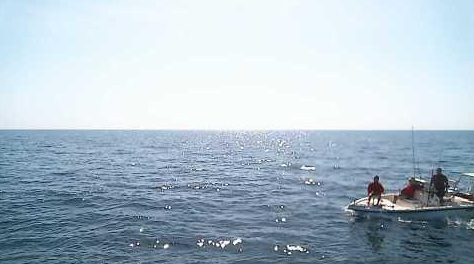
%> input picture matlabScripts/ship7.PNG, 474 x 264 px
$ octave waveAngle.m   (GNU Octave 9; MATLAB toolbox functions it lacks are replaced by stand-ins)
%> lines starting %> are read from the running program, lines starting %| are printed output that depends on the picture; in (x1, y1, x2, y2) boxes, pixels count from 0 and x2, y2 are one past the last pixel; in counts of white or black regions, pixels touching at a corner belong together; the program's own positions count from 1
### matlabScripts/imRotateCrop.m
function imout = imRotateCrop(im, theta, varargin)
%IMROTATECROP rotates and crops an image, removing undefined areas
%   When an image is rotated some pixels in the output image correspond to
%   positions outside the boundaries of the input image. Such pixels have
%   to be given an arbitrary value such as 0, and appear typically as black
%   triangles when the rotated image is displayed. IMROTATECROP crops the
%   output to remove these triangles.
%
%   IMOUT = IMROTATECROP(IMG, THETA) rotates an image IMG by THETA degrees
%   about its centre point using nearest neighbour interpolation. The
%   rotation is anticlockwise for positive THETA. The output image IMOUT is
%   cropped symmetrically with its aspect ratio chosen to retain the
%   maximum number of pixels.
%
%   IMOUT = IMROTATECROP(IMG, THETA, METHOD) also specifies the
%   interpolation method. METHOD is passed as the third argument to
%   IMROTATE. The default is 'nearest'.
%
%   IMOUT = IMROTATECROP(IMG, THETA, NAME1, VALUE1, ...)
%   IMOUT = IMROTATECROP(IMG, THETA, METHOD, NAME1, VALUE1, ...) allow
%   additional parameters to be set using name-value pairs.
%
%       'AspectRatio' sets the width/height ratio of IMOUT. Values may be:
%
%           'maxArea' (default) - The output image has the maximum possible
%           area (i.e. number of pixels).
%
%           'fourPoint' - The corners of the output image all lie within a
%           pixel's width of the rotated boundaries of the input image. If
%           there is no four-point solution (see notes below) IMOUT will be
%           empty.
%
%           'same' - The aspect ratio of IMOUT is set as close as possible
%           to the aspect ratio of IMG. Slight differences arise because
%           the widths and heights of the arrays must be integers.
%
%           A positive scalar - The aspect ratio of IMOUT is set as close
%           as possible to the value given.
%
%       'Position' sets the position of IMOUT within the rotated image. The
%       value must be a real scalar in the range -1 to +1 and has the
%       following effects, where A is the aspect ratio of IMG:
%
%           -1 places IMOUT as far as possible to the left (for A >= 1) or
%           bottom (for A < 1) of the unrotated image;
%
%           0 (default) places IMOUT centrally;
%
%           +1 places IMOUT as far as possible to the right (for A >= 1) or
%           top (for A < 1) of the unrotated image;
%
%       Intermediate values give intermediate positions. The position
%       parameter has no effect if the aspect ratio is such as to produce a
%       four-point contact.
%
%   BOXOUT = IMROTATECROP(BOXIN, THETA, ...) where BOXIN is a structure
%   computes the size and position without rotating an image. BOXIN must
%   have fields 'width' and 'height' whose values are positive scalars
%   giving the width and height of the input image. These do not need to be
%   integers. BOXOUT will be a structure with fields 'width', 'height',
%   'xshift' and 'yshift' giving the width and height of the output image,
%   together with the vector offset of the centre of the output image
%   relative to the centre of the input image (using the standard image
%   coordinate system). The output values are not rounded to integers. If a
%   four-point solution is requested when none exists, BOXOUT.width and
%   BOXOUT.height will be NaN.
%
%   Notes
%   -----
%
%   Two opposite corners of the boundary of the output image will always
%   lie on rotated sides of the input image. If 'AspectRatio' is set to
%   'maxArea' these will be the longer sides.
%
%   If 'Position' is +1 or -1 a third corner will lie on one of the rotated
%   sides.
%
%   There will be an output aspect ratio for which all four corners lie on
%   rotated sides if tan(T) <= R, where T is the modulus of the angle
%   between the longer sides of the rotated image and the nearest cardinal
%   direction, and R is the length of the shorter side of the input image
%   divided by the length of the longer side.
%
%   This four-point solution will also be the maximum area solution if
%   sin(2*T) <= R.
%
%   Examples
%   --------
%
%   img = imread('cameraman.tif');
%   imrot = imRotateCrop(img, 30, 'bilinear');
%   imshow(imrot);
%
%   img = imread('peppers.png');
%   theta = -35;
%   imrot_nocrop = imrotate(img, theta);    % not cropped
%   imshow(imrot_nocrop);                   % display uncropped image
%   boxin.width = size(img, 2);
%   boxin.height = size(img, 1);
%   % get coordinates of output region keeping aspect ratio the same and
%   % pushing to left of image
%   boxout = imRotateCrop(boxin, theta, ...
%           'AspectRatio', 'same', 'Position', -1);
%   % plot box on uncropped image, showing where cropped image would be
%   xcentre = (1+size(imrot_nocrop, 2))/2 + boxout.xshift;
%   ycentre = (1+size(imrot_nocrop, 1))/2 + boxout.yshift;
%   w2 = boxout.width/2;
%   h2 = boxout.height/2;
%   xcrds = xcentre + [w2 w2 -w2 -w2 w2];   % box corner coords
%   ycrds = ycentre + [h2 -h2 -h2 h2 h2];
%   hold on;
%   plot(xcrds, ycrds, 'g-');
%   hold off;
%
%   See also: IMROTATE

% Copyright 2014 David Young

inp = inputParser;
inp.addOptional('Method', 'nearest', ...
    @(s) ~ismember(s, {'AspectRatio' 'Position'}));
inp.addParameter('AspectRatio', 'maxArea', ...
    @(s) (ischar(s) && ismember(s, {'maxArea' 'fourPoint' 'same'})) || ...
    checkattributes(s, {'numeric'}, {'positive' 'scalar'}));
inp.addParameter('Position', 0, ...
    @(p) validateattributes(p, {'numeric'}, ...
    {'real' 'scalar' '>=' -1 '<=' 1}));
inp.parse(varargin{:});
method = inp.Results.Method;
aspect = inp.Results.AspectRatio;
position = inp.Results.Position;

crdsOnly = isstruct(im);
if crdsOnly
    w = im.width;
    h = im.height;
    if w <= 0 || h <= 0
        error('imRotateCrop:badSize', 'Width and height must be positive');
    end
else
    [h, w, ~] = size(im);
end

[wp, hp, xoff, yoff] = fitrect(w, h, theta, aspect, position);

if crdsOnly

    imout.width = wp;
    imout.height = hp;
    imout.xshift = xoff;
    imout.yshift = -yoff;   % reverse for image coord convention

else

    if isnan(wp)
        imout = [];      % no four-point solution
    else
        imout = imrotate(im, theta, method, 'loose');

        [hr, wr, ~] = size(imout);
        % dimension are of box on outside of outer pixels
        y0 = 1 + ceil((hr - hp)/2 - yoff);
        y1 = floor((hr + hp)/2 - yoff);
        x0 = 1 + ceil((wr - wp)/2 + xoff);
        x1 = floor((wr + wp)/2 + xoff);
        imout = imout(y0:y1, x0:x1, :);
    end

end

end


function [wp, hp, xoff, yoff] = fitrect(w, h, theta, aspect, position)
% Inputs: the width and height of the original rectangle, the angle by
% which it is rotated, the aspect ratio of the output rectangle, and the
% position parameter for the output rectangle.
% Outputs: the width and height of the output rectangle, the offset of the
% centre of the output rectangle from the centre of the input rectangle.

% Transform to a problem where the input aspect ratio is greater than 1
% and the angle of rotation is between 0 and 45 degrees.
a = w / h;                  % save original aspect ratio
tall = w < h;
if tall
    [w, h] = deal(h, w);    % invert aspect ratio if necessary
end
csgn = cosd(theta);         % save original rotation
ssgn = sind(theta);         % angle
c = abs(csgn);              % symmetries allow most of computation to use
s = abs(ssgn);              % absolute rotation angles
bigrot = s > c;
if bigrot                   % take complement of angle if necessary
    [s, c, ssgn, csgn] = deal(c, s, csgn, ssgn);
end
swapxy = xor(tall, bigrot);

% Now working with c, s in range 0 to 1/sqrt(2) and r in range 0 to 1
r = h / w;                  % inverse original aspect ratio
sin2th = 2 * c * s;
cos2th = c*c - s*s;
gamma = NaN;
delta = NaN;
fourpt = false;

% switch on aspect ratio spec to find either:
%   delta: (delta+1)/2 is the fraction of the distance along the long side
%   of the rotated rectangle, starting at bottom left, at which an output
%   corner touches it; or
%   gamma: (gamma+1)/2 is the fraction of the distance along the short side
%   starting at bottom right, at which an output corner touches it.
if strcmp(aspect, 'fourPoint')

    if s <= r*c             % four contacts possible?
        fourpt = true;
        if cos2th > eps     % test for special 45 degree, r=1 case
            delta = (1 - r*sin2th)/cos2th; % general case
        else
            delta = 0;      % special case
        end
    end

elseif strcmp(aspect, 'maxArea')

    if sin2th < r           % four contact is max area solution?
        fourpt = true;
        if cos2th > eps     % test for special 45 degree, r=1 case
            delta = (1 - r*sin2th)/cos2th; % general 4-contact case
        else
            delta = 0;      % special 4-contact case
        end
    else
        delta = r * cos2th / sin2th; % 2-contact max area solution
    end

else        % aspect ratio specified

    if strcmp(aspect, 'same')
        aspect = a;     % same as original image
    end
    if swapxy
        aspect = 1 / aspect;    % allow for initial transformation
    end

    if r * (aspect*c + s) <= aspect*s + c  % test for long side contact
        delta = r * (c*aspect - s) / (s*aspect + c);
    else    % short side contact
        gamma = (c - s*aspect) / (r * (s + c*aspect));
    end

end

% use delta or gamma to find output width and height
xoff = 0;           % default position offset
yoff = 0;
if ~isnan(delta)

    wp =  c * delta * w + s * h;
    hp = -s * delta * w + c * h;

    if position && ~fourpt
        % shift parallel to long side, +ve to right
        shift = position * ((1+delta)*w/2 - c*wp);
        xoff = csgn * shift;
        yoff = ssgn * shift;
    end

elseif ~isnan(gamma)

    wp = c * w - s * gamma * h;
    hp = s * w + c * gamma * h;

    if position
        % shift parallel to short side - complex sign correction so still
        % +ve to right
        shift = position * sign(csgn*ssgn) * ((1+gamma)*h/2 - c*hp);
        if bigrot
            shift = -shift;
        end
        xoff = ssgn * shift;
        yoff = -csgn * shift;
    end

else    % four point solution requested, but not possible

    wp = NaN;
    hp = NaN;

end

% reverse transform carried out at start
if swapxy
    [wp, hp, xoff, yoff] = deal(hp, wp, yoff, xoff);
end
if tall
    xoff = -xoff;
end

end

### matlabScripts/waveAngle.m
clear;
clc;

I=imread('ship7.png');
%> I is the input picture: size 264x474x3 uint8; mean R, G, B 174, 190.3, 202.7
I=imresize(I,[272 479]);
%> I: size 272x479x3 uint8
figure, imshow(I, 'Border', 'tight')
%PSF = fspecial('gaussian',60,10);
%edgesTapered = edgetaper(I,PSF);
BW=rgb2gray(I);
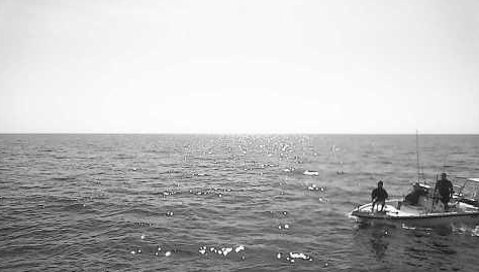
%> BW: size 272x479 uint8; min 7, max 255, mean 186.8
%BW=imadjust(BW,[0.0 1],[]);
%BW=rangefilt(BW);
BW=edge(BW);
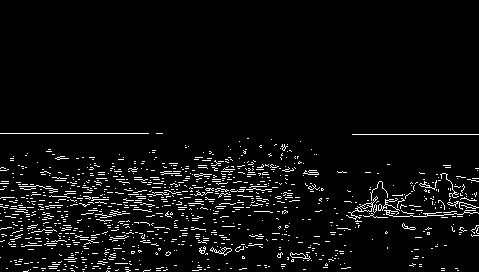
%> BW: size 272x479 logical; 4.7% white in thin lines or dots, all inside (x1, y1, x2, y2) = (0, 133, 479, 272)
figure, imshow(BW, 'Border', 'tight')


      [H,T,R] = hough(BW);
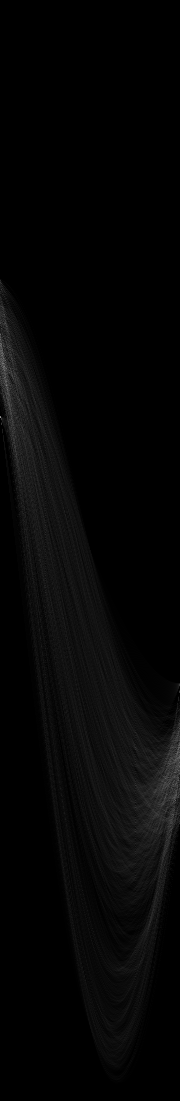
%> H: size 1101x180 double; min 0, max 156, mean 5.5
%> T = 180 values from -90 to 89; R = 1101 values from -550 to 550
      %imshow(H,[],'XData',T,'YData',R,'InitialMagnification','fit');
      %xlabel('\theta'), ylabel('\rho');
      %axis on, axis normal, hold on;
      P  = houghpeaks(H,5,'threshold',ceil(0.3*max(H(:))));
%> P = [418 1; 386 7; 364 4; 344 1; 369 7]
      %x = T(P(:,2));
      %y = R(P(:,1));
      %plot(x,y,'s','color','white');

      % Find lines and plot them
      lines = houghlines(BW,T,R,P,'FillGap',40,'MinLength',200);
%> lines = 3 lines; point1 to point2 (x, y): (23, 169) to (470, 216), (1, 184) to (285, 214), (21, 189) to (285, 203)
      figure, imshow(I, 'Border', 'tight'), hold on
      max_len = 0;
      for k = 1:length(lines)
        xy = [lines(k).point1; lines(k).point2];
        %plot(xy(:,1),xy(:,2),'LineWidth',2,'Color','green');

        % plot beginnings and ends of lines
        %plot(xy(1,1),xy(1,2),'x','LineWidth',2,'Color','yellow');
        %plot(xy(2,1),xy(2,2),'x','LineWidth',2,'Color','red');

        % determine the endpoints of the longest line segment
        len = norm(lines(k).point1 - lines(k).point2);
        if ( len > max_len)
          max_len = len;
          xy_long = xy;
          plot(xy(:,1),xy(:,2),'LineWidth',2,'Color','green');
          plot(xy(1,1),xy(1,2),'x','LineWidth',2,'Color','yellow');
          plot(xy(2,1),xy(2,2),'x','LineWidth',2,'Color','red');
        end
      end
%> this loop made 3 passes
%> (len, max_len, xy_long) on pass 1: (449.5, 449.5, [23 169; 470 216])
%> (xy, len) on passes 2 to 3: ([21 189; 285 203], 264.4), ([1 184; 285 214], 285.6)

        % [4 lines of commented-out code are left out]
      xLength = xy_long(2,1) - xy_long(1,1);
%> xLength = 447
      yLength = xy_long(1,2) - xy_long(2,2);
%> yLength = -47

      theta = atan(yLength/xLength);
%> theta = -0.105
      theta=rad2deg(theta);
%> theta = -6
      text(250,125,[sprintf('%1.3f',theta),'{\circ}'],'Color','y','FontSize',14,'FontWeight','bold');
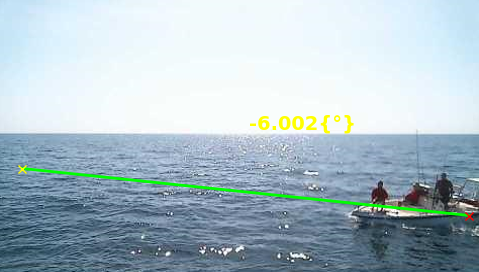
%> figure redrawn from the program's plot data

      J=imRotateCrop(I, -theta);
%> in imRotateCrop, `crdsOnly = isstruct(im);`: crdsOnly = false
%> in fitrect, `csgn = cosd(theta);`: csgn = 0.995
%> in fitrect, `ssgn = sind(theta);`: ssgn = 0.105
%> in fitrect, `c = abs(csgn);`: c = 0.995
%> in fitrect, `s = abs(ssgn);`: s = 0.105
%> in fitrect, `bigrot = s > c;`: bigrot = false
%> in fitrect, `sin2th = 2 * c * s;`: sin2th = 0.208
%> in fitrect, `cos2th = c*c - s*s;`: cos2th = 0.978
%> in fitrect, `delta = (1 - r*sin2th)/cos2th;`: delta = 0.902
%> in fitrect, `wp =  c * delta * w + s * h;`: wp = 457.9
%> in fitrect, `hp = -s * delta * w + c * h;`: hp = 225.3
%> in imRotateCrop, `[wp, hp, xoff, yoff] = fitrect(w, h, theta, aspect, position);`: wp = 457.9; hp = 225.3; xoff = 0
%> in imRotateCrop, `imout = imrotate(im, theta, method, 'loose');`:
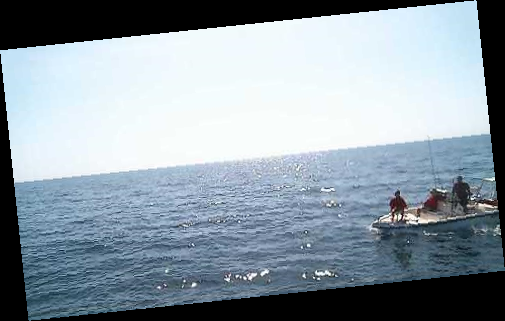
%> imout: size 321x505x3 uint8; mean R, G, B 139.8, 152.9, 162.9
%> in imRotateCrop, `y0 = 1 + ceil((hr - hp)/2 - yoff);`: y0 = 49
%> in imRotateCrop, `y1 = floor((hr + hp)/2 - yoff);`: y1 = 273
%> in imRotateCrop, `x0 = 1 + ceil((wr - wp)/2 + xoff);`: x0 = 25
%> in imRotateCrop, `x1 = floor((wr + wp)/2 + xoff);`: x1 = 481
%> in imRotateCrop, `imout = imout(y0:y1, x0:x1, :);`:
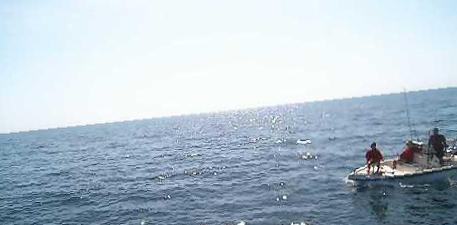
%> imout: size 225x457x3 uint8; mean R, G, B 179.2, 194.4, 206.5
      K=imresize(J,[272 479]);
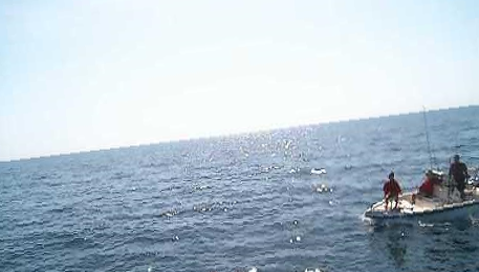
%> K: size 272x479x3 uint8; mean R, G, B 179.2, 194.4, 206.5

      figure, imshow(K, 'Border', 'tight')
      % highlight the longest line segment
      %plot(xy_long(:,1),xy_long(:,2),'LineWidth',2,'Color','cyan');

$ run again, with matlabScripts/ship1.PNG copied over matlabScripts/ship7.PNG
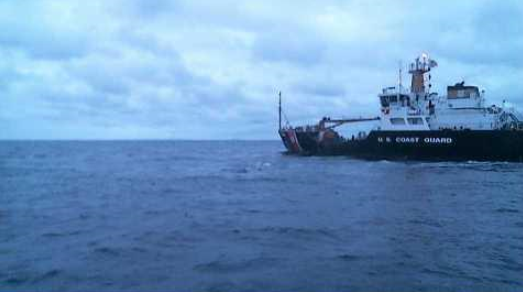
%> input picture matlabScripts/ship1.PNG, 523 x 292 px
%> I is the input picture: size 292x523x3 uint8; mean R, G, B 107.1, 146.9, 188.8
%> I: size 272x479x3 uint8
%> `BW=edge(BW);`:
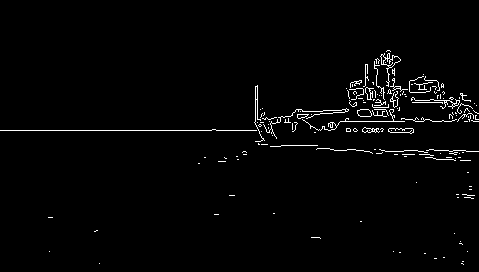
%> BW: size 272x479 logical; 2% white in thin lines or dots, all inside (x1, y1, x2, y2) = (0, 50, 479, 265)
%> T = 180 values from -90 to 89; R = 1101 values from -550 to 550
%> P = [421 1; 697 175]
%> lines = 2 lines; point1 to point2 (x, y): (1, 131) to (414, 131), (463, 99) to (256, 121)
%> the loop `for k = 1:length(lines)` made 2 passes
%> (len, max_len, xy_long) on pass 1: (413, 413, [1 131; 414 131])
%> xLength = 413
%> yLength = 0
%> `text(250,125,[sprintf('%1.3f',theta),'{\circ}'],'Color','y','FontSize'..`:
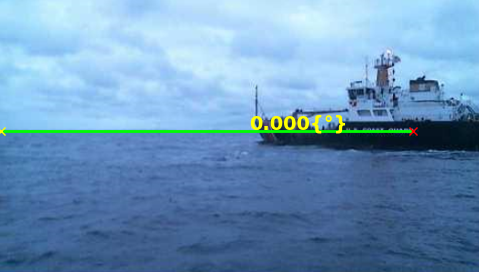
%> figure redrawn from the program's plot data
%> crdsOnly = false
%> csgn = 1
%> ssgn = 0
%> c = 1
%> s = 0
%> bigrot = false
%> sin2th = 0
%> cos2th = 1
%> in fitrect, `wp =  c * delta * w + s * h;`: wp = 479
%> in fitrect, `hp = -s * delta * w + c * h;`: hp = 272
%> in imRotateCrop, `[wp, hp, xoff, yoff] = fitrect(w, h, theta, aspect, position);`: wp = 479; hp = 272; xoff = 0
%> y0 = 1
%> y1 = 272
%> x0 = 1
%> x1 = 479

$ run again, with matlabScripts/ship10.PNG copied over matlabScripts/ship7.PNG
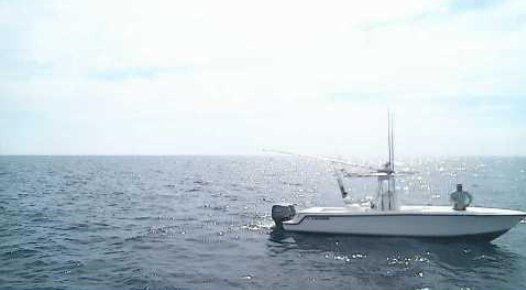
%> input picture matlabScripts/ship10.PNG, 526 x 290 px
%> I is the input picture: size 290x526x3 uint8; mean R, G, B 190, 202.5, 209.7
%> I: size 272x479x3 uint8
%> `BW=edge(BW);`:
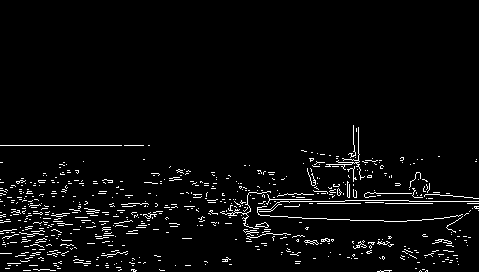
%> BW: size 272x479 logical; 3.6% white in thin lines or dots, all inside (x1, y1, x2, y2) = (0, 125, 479, 272)
%> T = 180 values from -90 to 89; R = 1101 values from -550 to 550
%> P = [350 1; 406 1; 350 4; 772 178; 791 174]
%> lines = 1 line; point1 to point2 (x, y): (427, 190) to (205, 218)
%> the loop `for k = 1:length(lines)` made 1 pass
%> (len, max_len, xy_long) on pass 1: (223.8, 223.8, [427 190; 205 218])
%> xLength = -222
%> yLength = -28
%> `theta = atan(yLength/xLength);`: theta = 0.125
%> `theta=rad2deg(theta);`: theta = 7.19
%> crdsOnly = false
%> csgn = 0.992
%> ssgn = -0.125
%> c = 0.992
%> s = 0.125
%> bigrot = false
%> sin2th = 0.248
%> cos2th = 0.969
%> delta = 0.887
%> in fitrect, `wp =  c * delta * w + s * h;`: wp = 455.5
%> in fitrect, `hp = -s * delta * w + c * h;`: hp = 216.7
%> in imRotateCrop, `[wp, hp, xoff, yoff] = fitrect(w, h, theta, aspect, position);`: wp = 455.5; hp = 216.7; xoff = 0
%> y0 = 58
%> y1 = 273
%> x0 = 29
%> x1 = 482
%> `K=imresize(J,[272 479]);`:
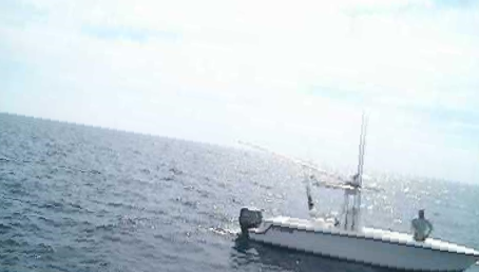
%> K: size 272x479x3 uint8; mean R, G, B 197.4, 209.2, 216.4

$ run again, with matlabScripts/ship11.PNG copied over matlabScripts/ship7.PNG
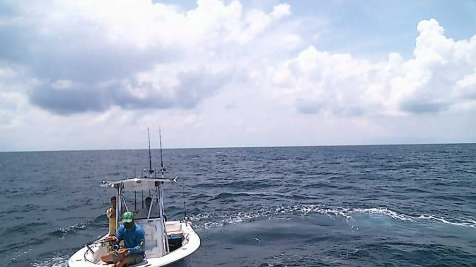
%> input picture matlabScripts/ship11.PNG, 476 x 267 px
%> I is the input picture: size 267x476x3 uint8; mean R, G, B 157.7, 169.2, 188.4
%> I: size 272x479x3 uint8
%> T = 180 values from -90 to 89; R = 1101 values from -550 to 550
%> P = [705 180; 391 9; 357 4; 781 178; 376 7]
%> lines = 4 lines; point1 to point2 (x, y): (102, 188) to (477, 227), (114, 201) to (475, 220), (236, 196) to (479, 230), (341, 213) to (110, 226)
%> the loop `for k = 1:length(lines)` made 4 passes
%> (len, max_len, xy_long) on passes 1, 2, 4: (245.4, 245.4, [236 196; 479 230]), (361.5, 361.5, [114 201; 475 220]), (377, 377, [102 188; 477 227])
%> xLength = 375
%> yLength = -39
%> `theta = atan(yLength/xLength);`: theta = -0.104
%> `theta=rad2deg(theta);`: theta = -5.94
%> crdsOnly = false
%> csgn = 0.995
%> ssgn = 0.103
%> c = 0.995
%> s = 0.103
%> bigrot = false
%> sin2th = 0.206
%> cos2th = 0.979
%> delta = 0.902
%> in fitrect, `wp =  c * delta * w + s * h;`: wp = 458.1
%> in fitrect, `hp = -s * delta * w + c * h;`: hp = 225.8
%> in imRotateCrop, `[wp, hp, xoff, yoff] = fitrect(w, h, theta, aspect, position);`: wp = 458.1; hp = 225.8; xoff = 0
%> y0 = 49
%> y1 = 273
%> x0 = 25
%> x1 = 481
%> `K=imresize(J,[272 479]);`:
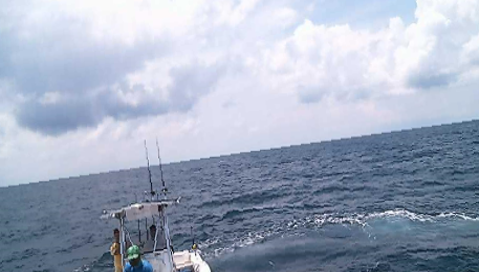
%> K: size 272x479x3 uint8; mean R, G, B 160.4, 170.8, 190.5
